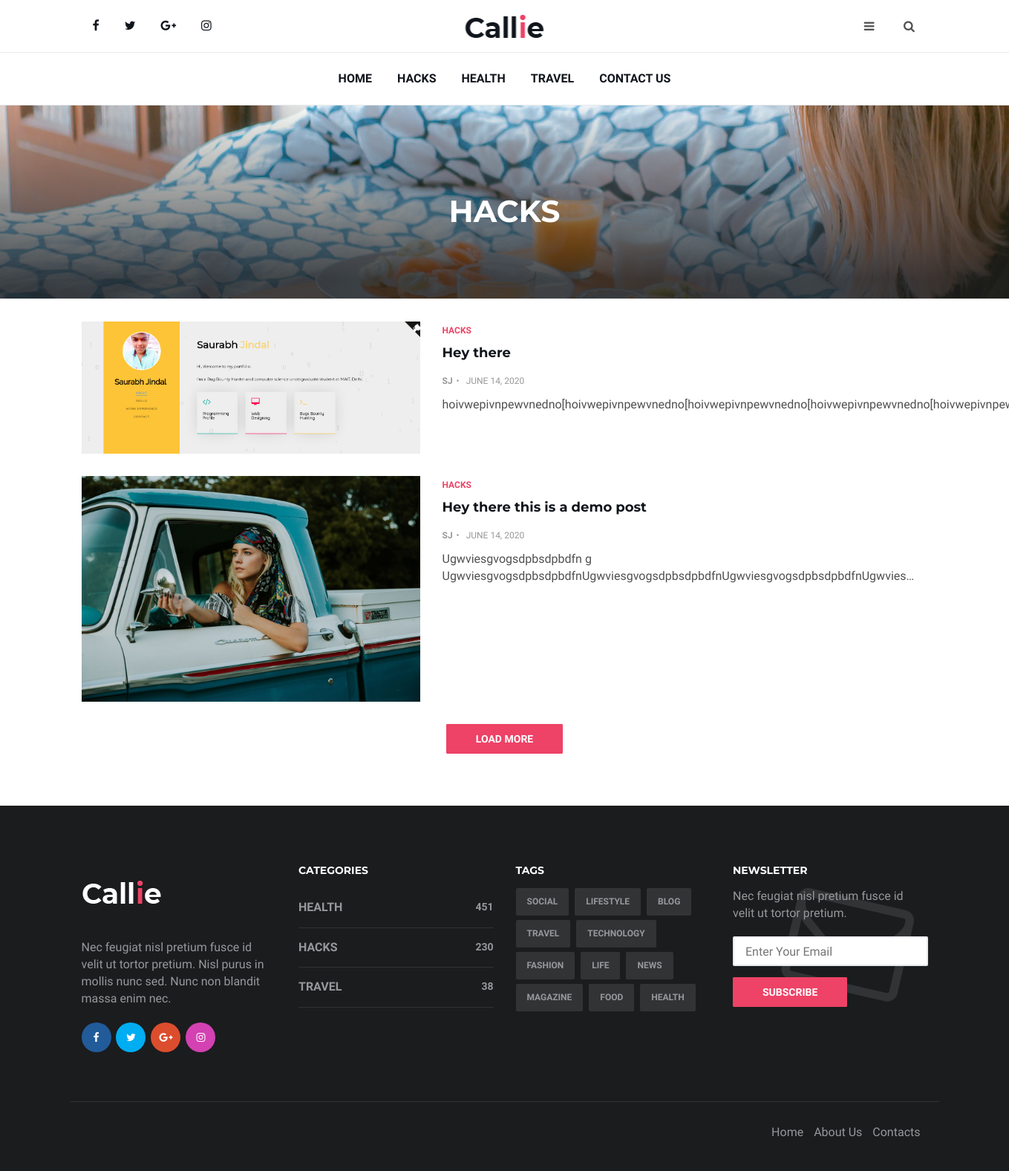
The page /category/hacks/ on the database as committed earlier.
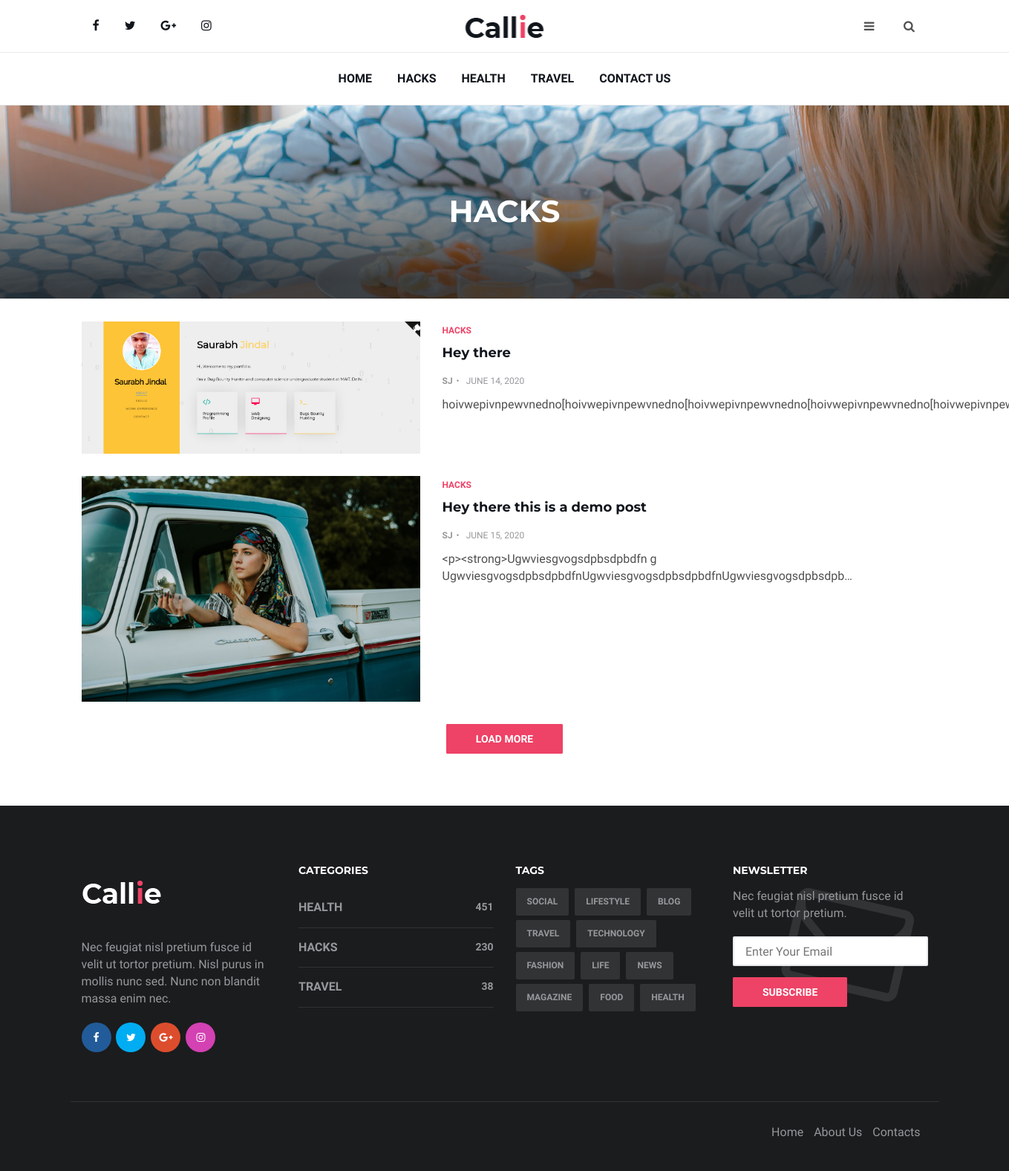
The same page on the database as committed later.
### blog/models.py (models this page shows, shortened)
class Category(models.Model):
    name = models.CharField(max_length = 20)

class Post(models.Model):
    title=models.CharField(max_length = 255)
    body = models.TextField()
    slug = models.CharField(max_length= 150)
    created_on = models.DateTimeField(auto_now_add= True)
    last_modified = models.DateTimeField(auto_now = True)
    image = models.ImageField(upload_to='blog/images', default='')
    categories = models.ManyToManyField('Category')

### blog/views.py (the view)
# urls.py: path('category/<category>/', views.blog_category, name='blog_category'),
def blog_category(request, category):
    posts = Post.objects.filter(
        categories__name__contains= category
    ).order_by(
        '-created_on'
    )
    context = {
        'category': category,
        'posts':posts,
    }
    return render(request, 'blog/category.html', context)

### templates/blog/category.html
{% extends 'base.html' %}
{% load static %}
{% block body %}
	<div class="page-header">
		<div class="page-header-bg" style="background-image: url('{% static 'blog/img/header-2.jpg' %}');" data-stellar-background-ratio="0.5"></div>
				<div class="container">
				<div class="row">
				<div class="col-md-offset-1 col-md-10 text-center">
				<h1 class="text-uppercase">{{category}}</h1>
				</div>
			</div>
		</div>
	</div>
<div class="section">
	<div class="container">
		<div class="row">
			<div class="col-md-12">
				{% for post in posts %}
				<div class="post post-row">
					<a class="post-img" href="{% url 'blog_detail' post.slug %}"><img src="{{post.image.url}}" alt="POST IMAGE"></a>
					<div class="post-body">
						<div class="post-category">
							<a href="{% url 'blog_category' category %}">{{category}}</a>
						</div>
						<h3 class="post-title"><a href="{% url 'blog_detail' post.slug %}">{{post.title}}</a></h3>
						<ul class="post-meta">
							<li><a href="{% url 'author' %}">SJ</a></li>
							<li>{{post.last_modified.date}}</li>
						</ul>
						<p>{{post.body | truncatechars:100}}</p>
					</div>
				</div>
				{% endfor %}
				<div class="section-row loadmore text-center">
					<a href="#" class="primary-button">Load More</a>
				</div>
			</div>
		</div>
	</div>
</div>
{% endblock body %}

### templates/base.html (shortened to what this page needs)
{% load static %}
<!DOCTYPE html>
<html lang="en">
<head>
	<link type="text/css" rel="stylesheet" href="{% static 'blog/css/bootstrap.min.css' %}" />
	<link rel="stylesheet" href="{% static 'blog/css/font-awesome.min.css' %}" />
	<link type="text/css" rel="stylesheet" href="{% static 'blog/css/style.css' %}" />
</head>
<body>
	<header id="header">
		<div id="nav">
			<div id="nav-top">
				<div class="container">
					<ul class="nav-social">
						<li><a href="#"><i class="fa fa-facebook"></i></a></li>
						<li><a href="#"><i class="fa fa-twitter"></i></a></li>
						<li><a href="#"><i class="fa fa-google-plus"></i></a></li>
						<li><a href="#"><i class="fa fa-instagram"></i></a></li>
					</ul>
					<div class="nav-logo">
						<a href="{% url 'blog_index' %}" class="logo"><img src="{% static 'blog/img/logo.png' %}" alt=""></a>
					</div>
					<div class="nav-btns">
						<button class="aside-btn"><i class="fa fa-bars"></i></button>
						<button class="search-btn"><i class="fa fa-search"></i></button>
					</div>
				</div>
			</div>
			<div id="nav-bottom">
				<div class="container">
					<ul class="nav-menu">
						<li><a href="{% url 'blog_index' %}">Home</a></li>
						<li><a href="{% url 'blog_category' 'hacks' %}">HACKS</a></li>
						<li><a href="{% url 'blog_category' 'health' %}">Health</a></li>
						<li><a href="{% url 'blog_category' 'travel' %}">Travel</a></li>
						<li><a href="{% url 'contact' %}">Contact Us</a></li>
					</ul>
				</div>
			</div>
		</div>
	</header>
    {% block body %}
    {% endblock body %}
	<footer id="footer">
		<div class="container">
			<div class="row">
				<div class="col-md-3">
					<div class="footer-widget">
						<div class="footer-logo">
							<a href="index.html" class="logo"><img src="{% static 'blog/img/logo-alt.png' %}" alt=""></a>
						</div>
						<p>Nec feugiat nisl pretium fusce id velit ut tortor pretium. Nisl purus in mollis nunc sed. Nunc non blandit massa enim nec.</p>
						<ul class="contact-social">
							<li><a href="#" class="social-facebook"><i class="fa fa-facebook"></i></a></li>
							<li><a href="#" class="social-twitter"><i class="fa fa-twitter"></i></a></li>
							<li><a href="#" class="social-google-plus"><i class="fa fa-google-plus"></i></a></li>
							<li><a href="#" class="social-instagram"><i class="fa fa-instagram"></i></a></li>
						</ul>
					</div>
				</div>
				<div class="col-md-3">
					<div class="footer-widget">
						<h3 class="footer-title">Categories</h3>
						<div class="category-widget">
							<ul>
								<li><a href="category/health">Health <span>451</span></a></li>
								<li><a href="category/hacks">Hacks <span>230</span></a></li>
								<li><a href="category/travel">Travel <span>38</span></a></li>
							</ul>
						</div>
					</div>
				</div>
				<div class="col-md-3">
					<div class="footer-widget">
						<h3 class="footer-title">Tags</h3>
						<div class="tags-widget">
							<ul>
								<li><a href="#">Social</a></li>
								<li><a href="#">Lifestyle</a></li>
								<li><a href="#">Blog</a></li>
								<li><a href="#">Travel</a></li>
								<li><a href="#">Technology</a></li>
								<li><a href="#">Fashion</a></li>
								<li><a href="#">Life</a></li>
								<li><a href="#">News</a></li>
								<li><a href="#">Magazine</a></li>
								<li><a href="#">Food</a></li>
								<li><a href="#">Health</a></li>
							</ul>
						</div>
					</div>
				</div>
				<div class="col-md-3">
					<div class="footer-widget">
						<h3 class="footer-title">Newsletter</h3>
						<div class="newsletter-widget">
							<form action="{% url 'newsletter' %}" method="POST">
								<p>Nec feugiat nisl pretium fusce id velit ut tortor pretium.</p>
								<input class="input" name="email" placeholder="Enter Your Email">
								<button type="submit" class="primary-button">Subscribe</button>
							</form>
						</div>
					</div>
				</div>
			</div>
			<div class="footer-bottom row">
				<div class="col-md-6 col-md-push-6">
					<ul class="footer-nav">
						<li><a href="index.html">Home</a></li>
						<li><a href="{% url 'about' %}">About Us</a></li>
						<li><a href="{% url 'contact' %}">Contacts</a></li>
					</ul>
				</div>
				<div class="col-md-6 col-md-pull-6">
				</div>
			</div>
		</div>
	</footer>
</body>
</html>

Rows that differ between the two databases and show on the page:
changed Post "Hey there this is a demo post": last_modified "JUNE 14, 2020" → "JUNE 15, 2020"; body "Ugwviesgvogsdpbsdpbdfn g UgwviesgvogsdpbsdpbdfnUgwviesgvogsdpbsdpbdfnUgwviesgvogsdpbsdpbdfnUgwvies…" → "<p><strong>Ugwviesgvogsdpbsdpbdfn g UgwviesgvogsdpbsdpbdfnUgwviesgvogsdpbsdpbdfnUgwviesgvogsdpbsdpb…"
